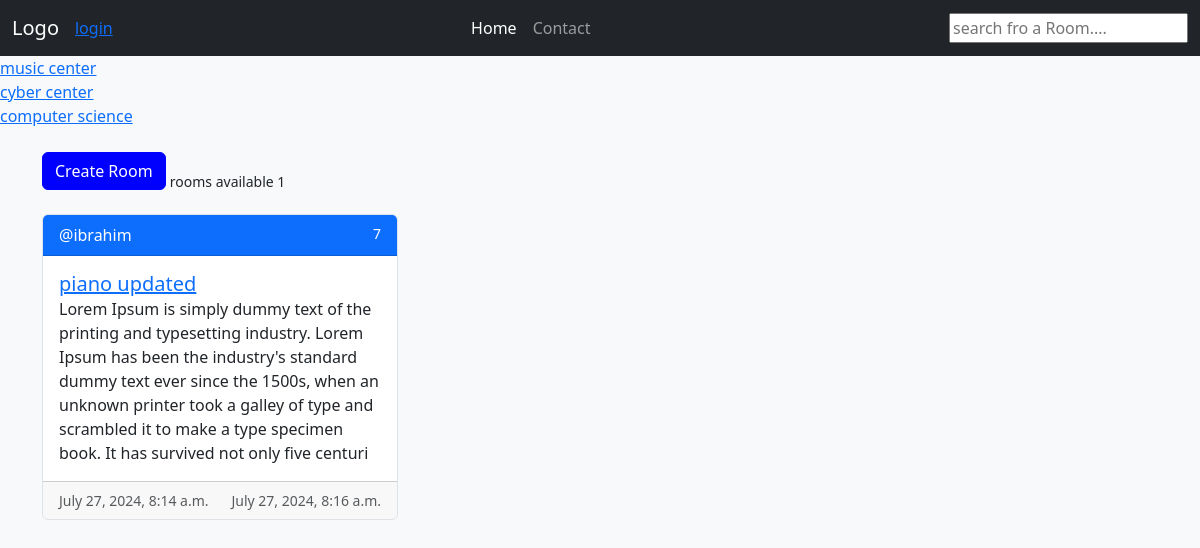
Before: / with the older database file.
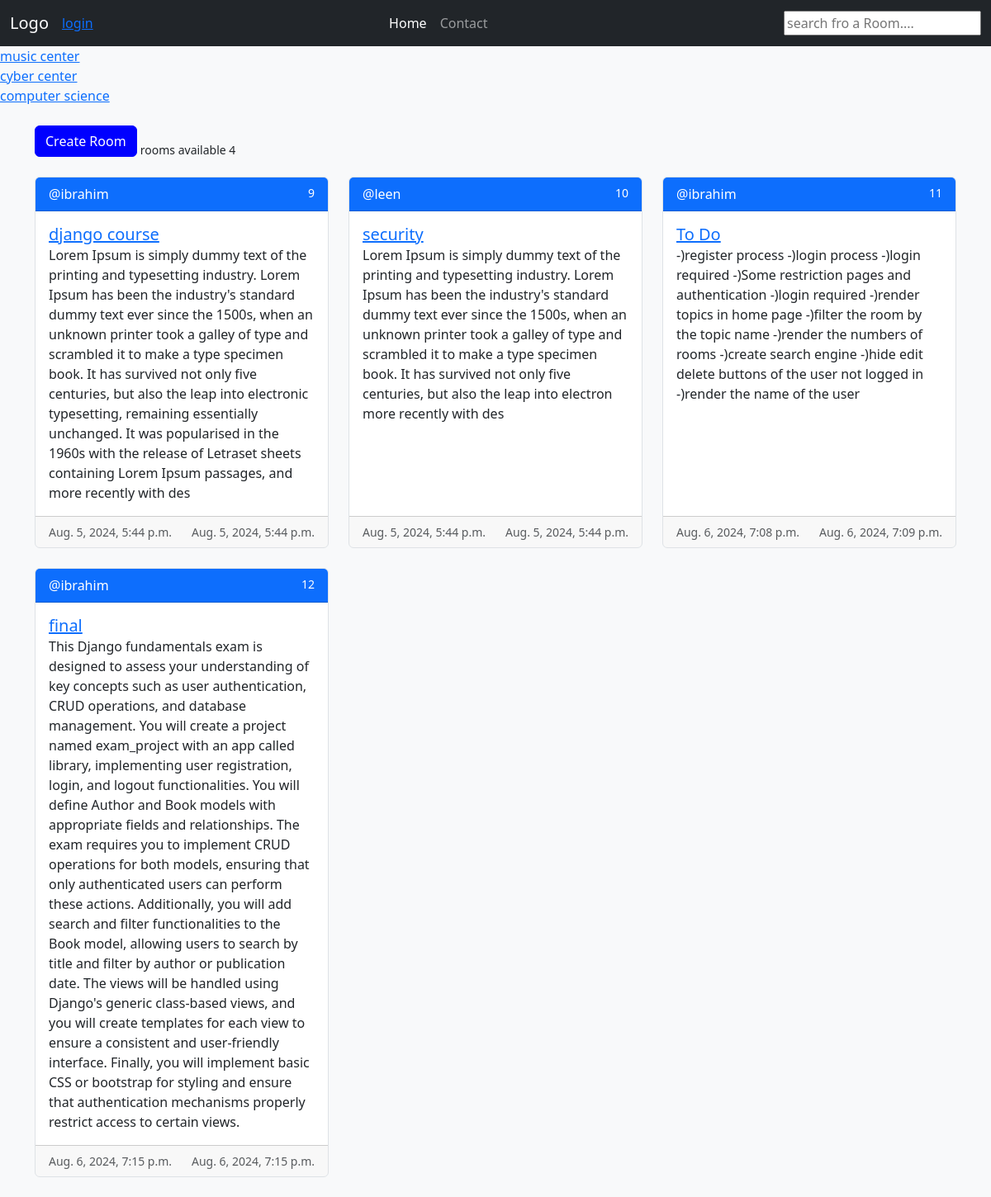
After: the same page with the newer database file.
### base/models.py (models this page shows, shortened)
class Topic(models.Model):
    name = models.CharField(max_length=100)
    createdAt = models.DateTimeField(auto_now_add=True)
    updatedAt = models.DateTimeField(auto_now=True)

class Room(models.Model):
    host = models.ForeignKey(User,on_delete=models.SET_NULL , null=True)
    topic = models.ForeignKey(Topic,on_delete=models.SET_NULL,null=True)
    name = models.CharField(max_length=200)
    description = models.TextField()
    createdAt = models.DateTimeField(auto_now_add=True)
    updatedAt = models.DateTimeField(auto_now=True)

### base/views.py (the view)
# urls.py: path("",views.home,name="home"),
def home(request):
    q= request.GET.get("q") if request.GET.get("q") != None else ''
    topics = Topic.objects.all()
    rooms = Room.objects.filter(Q(topic__name__icontains =q) |
                                Q(name__icontains= q) |
                                Q(host__username__icontains =q))
    roomNumber=rooms.count()
    context = {"leen":rooms , "topics":topics,"roomNumber":roomNumber}
    return render(request,"base/home.html",context)

### base/templates/base/home.html (shortened to what this page needs)
{% extends 'main.html' %}
{% block content %}
<div>
    {% for topic in topics %}
    <a href="{%  url 'home' %}?q={{topic.name}}" class="d-flex col-lg-4">{{topic.name}}</a>
    {% endfor %}
</div>
<div class="container mt-4 ">
    <a class="btn btn-primary mb-4" href="{% url 'create-room' %}">Create Room</a>
    <small>rooms available {{roomNumber}}</small>
    <div class="row">
        {% for room in leen %}
        <div class="col-sm-12 col-md-6 col-lg-4 mb-4">
            <div class="card h-100">
                <div class="card-header bg-primary text-white d-flex justify-content-between">
                    <span>@{{ room.host.username }}</span>
                    <small>{{ room.id }}</small>
                </div>
                <div class="card-body">
                    <a class="card-title h5 text-primary" href="{% url 'room' room.id %}">{{ room.name }}</a>
                    <p class="card-text">{{ room.description }}</p>
                </div>
                <div class="card-footer d-flex justify-content-between">
                    <small class="text-muted">{{ room.createdAt }}</small>
                    <small class="text-muted">{{ room.updatedAt }}</small>
                </div>
            </div>
        </div>
        {% endfor %}
    </div>
</div>
{% endblock %}

### templates/main.html (shortened to what this page needs)
{% load static %}
<!DOCTYPE html>
<html lang="en">
<head>
    <link rel="stylesheet" href="https://cdn.jsdelivr.net/npm/bootstrap@5.3.2/dist/css/bootstrap.min.css">
    <link rel="stylesheet" href="{% static 'mainn.css' %}">
</head>
<body>
    {% include 'navbar.html' %}
    {% block content %}
    {% endblock %}
</body>
</html>

### templates/navbar.html (shortened to what this page needs)
<nav class="navbar navbar-expand-lg navbar-dark bg-dark">
  <div class="container-fluid">
    <a class="navbar-brand" href="/">Logo</a>
    {% if request.user.is_authenticated %}
    <a href="{% url 'logout' %}"> logout</a>
   {% else %}
      <a href="{% url 'login' %}"> login</a>
   {% endif %}
    <div class="collapse navbar-collapse" id="navbarNav">
      <ul class="navbar-nav ms-auto">
        <li class="nav-item">
          <a class="nav-link active" aria-current="page" href="/">Home</a>
        </li>
        <li class="nav-item">
          <a class="nav-link" href="/contact">Contact</a>
        </li>
      </ul>
      <form action="{% url 'home' %}" method="Get" class="d-flex ms-auto">
        <input type="text" name="q" placeholder="search fro a Room...." >
      </form>
    </div>
  </div>
</nav>

### static/styles/mainn.css (style rules this page uses)
body { background-color: #f8f9fa; }
.card { background-color: white; border: 1px solid #dee2e6; }
.card-title { color: blue; }
.card-footer small { color: grey; }
.btn-primary { background-color: blue; border-color: blue; }

Changed rows visible on the page:
removed Room: host.username "ibrahim", id "7", name "piano updated", description "Lorem Ipsum is simply dummy text of the printing and typesetting industry. Lorem Ipsum has been the industry's standard dummy text ever since the 1500s, when an unknown printer took a galley of type and scrambled it to make a type specimen book. It has survived not only five centuri", createdAt "July 27, 2024, 8:14 a.m.", updatedAt "July 27, 2024, 8:16 a.m."
added Room: host.username "ibrahim", id "9", name "django course", description "Lorem Ipsum is simply dummy text of the printing and typesetting industry. Lorem Ipsum has been the industry's standard dummy text ever since the 1500s, when an unknown printer took a galley of type and scrambled it to make a type specimen book. It has survived not only five centuries, but also the leap into electronic typesetting, remaining essentially unchanged. It was popularised in the 1960s with the release of Letraset sheets containing Lorem Ipsum passages, and more recently with des", createdAt "Aug. 5, 2024, 5:44 p.m.", updatedAt "Aug. 5, 2024, 5:44 p.m."
added Room: host.username "leen", id "10", name "security", description "Lorem Ipsum is simply dummy text of the printing and typesetting industry. Lorem Ipsum has been the industry's standard dummy text ever since the 1500s, when an unknown printer took a galley of type and scrambled it to make a type specimen book. It has survived not only five centuries, but also the leap into electron more recently with des", createdAt "Aug. 5, 2024, 5:44 p.m.", updatedAt "Aug. 5, 2024, 5:44 p.m."
added Room: host.username "ibrahim", id "11", name "To Do", description "-)register process -)login process -)login required -)Some restriction pages and authentication -)login required -)render topics in home page -)filter the room by the topic name -)render the numbers of rooms -)create search engine -)hide edit delete buttons of the user not logged in -)render the name of the user", createdAt "Aug. 6, 2024, 7:08 p.m.", updatedAt "Aug. 6, 2024, 7:09 p.m."
added Room: host.username "ibrahim", id "12", name "final", description "This Django fundamentals exam is designed to assess your understanding of key concepts such as user authentication, CRUD operations, and database management. You will create a project named exam_project with an app called library, implementing user registration, login, and logout functionalities. You will define Author and Book models with appropriate fields and relationships. The exam requires you to implement CRUD operations for both models, ensuring that only authenticated users can perform these actions. Additionally, you will add search and filter functionalities to the Book model, allowing users to search by title and filter by author or publication date. The views will be handled…", createdAt "Aug. 6, 2024, 7:15 p.m.", updatedAt "Aug. 6, 2024, 7:15 p.m."
Other visible differences:
{{ roomNumber }}: "1" → "4"
